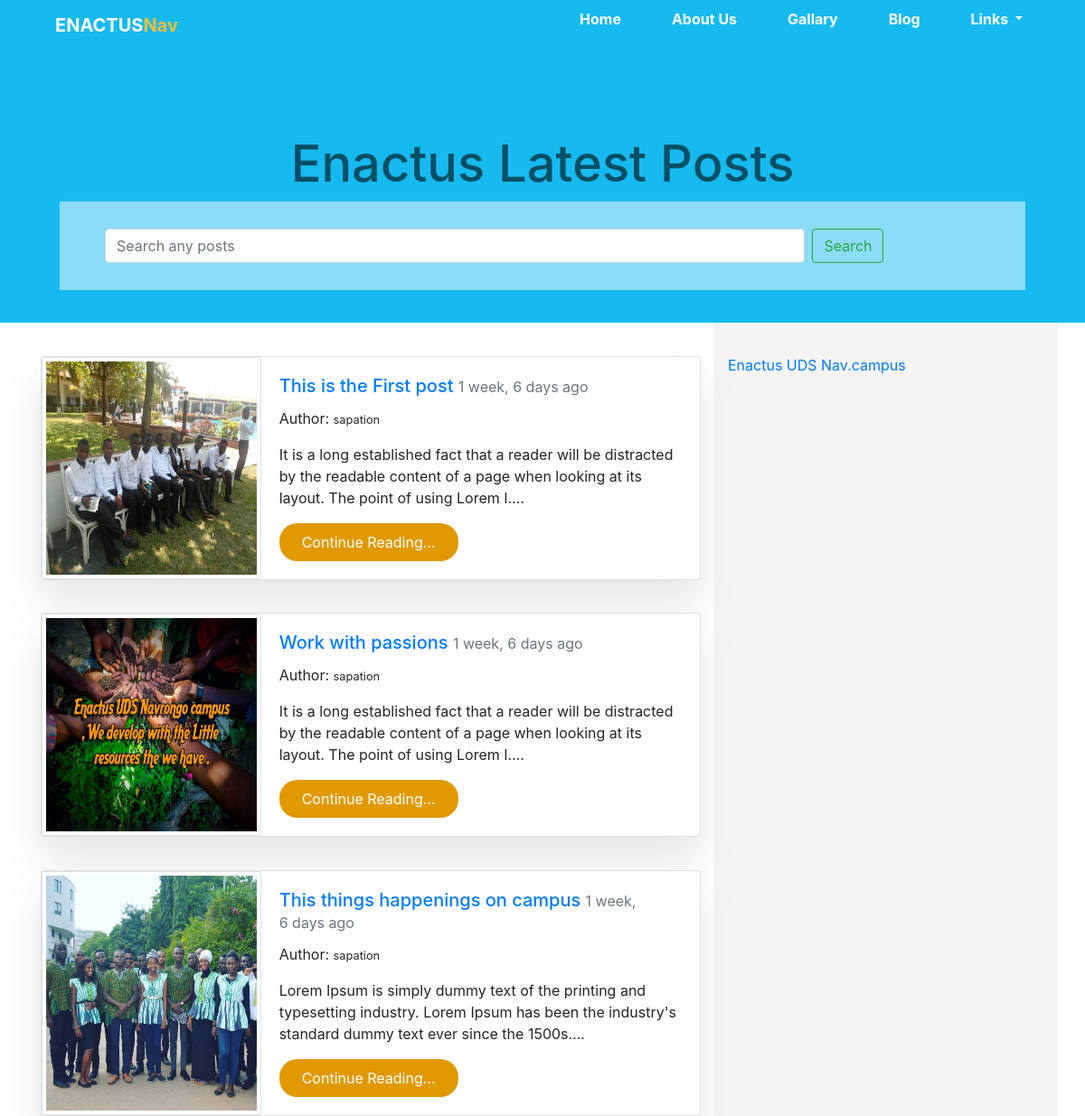
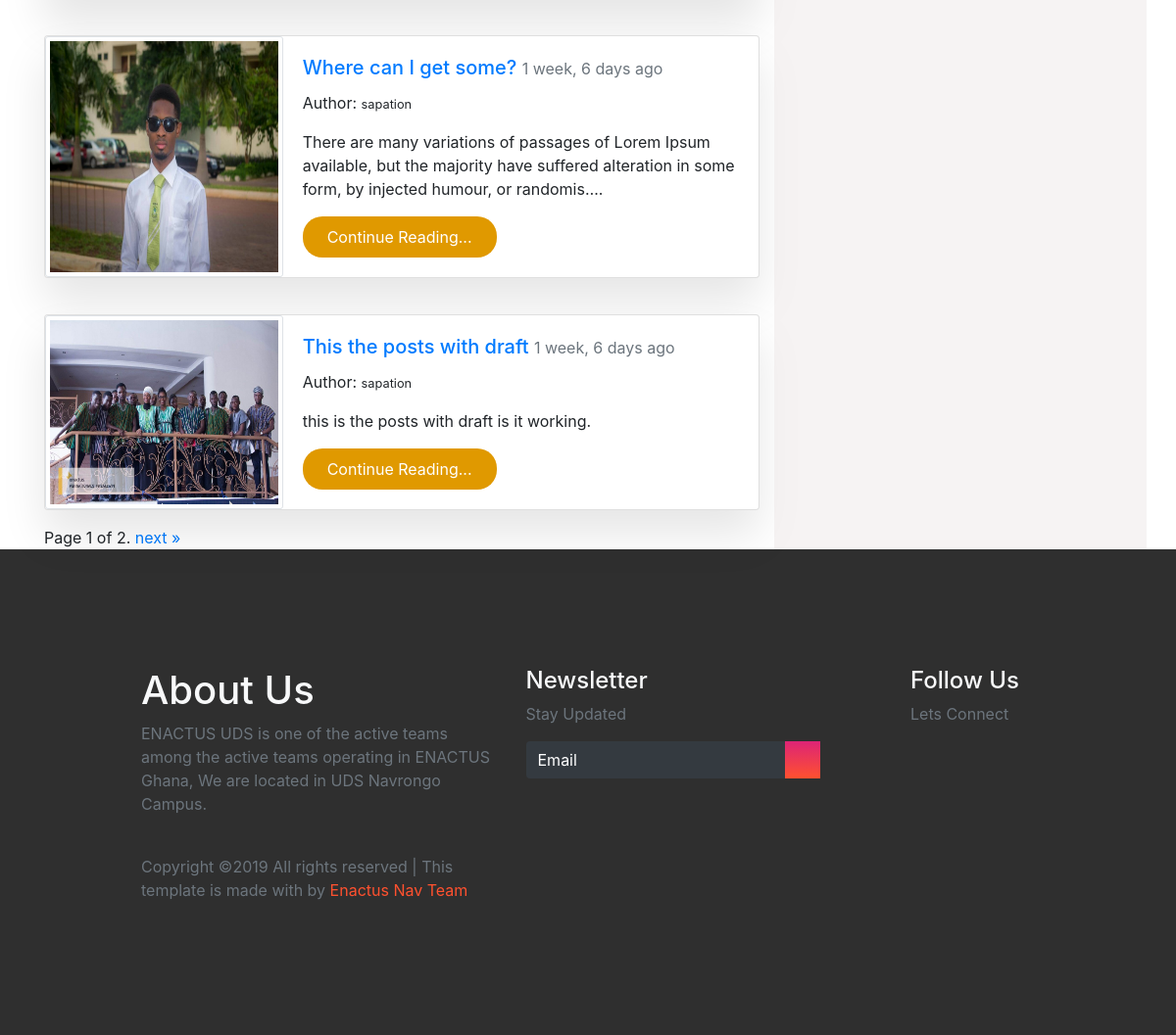
Screenshot of /blog/ with the database file from the repository (2 pictures, top to bottom).
### enactuswebApp/models.py (models this page shows, shortened)
class Post(models.Model):
    user = models.ForeignKey(settings.AUTH_USER_MODEL, default=1, on_delete=models.CASCADE)
    title = models.CharField(max_length= 120)
    slug = models.SlugField(max_length=250, null=True, blank=True)
    image = models.ImageField(upload_to=upload_location ,null=True, blank=True,
              width_field="width_field",
              height_field="height_field")
    height_field = models.IntegerField(default = 0)
    width_field = models.IntegerField(default = 0)
    content = models.TextField()
    updated = models.DateTimeField(auto_now=True, auto_now_add=False)
    timestamp = models.DateTimeField(auto_now=True)
    draft = models.BooleanField(default=False)
    published = models.DateField(auto_now=True, auto_now_add=False)
    def get_absolute_url(self):
        return "posts/%s" %(self.slug)

### enactuswebApp/views.py (the view)
# urls.py: 2. Add a URL to urlpatterns:  path('blog/', include('blog.urls'))
def blog(request):
    queryset = Post.objects.filter(draft=False).all()
    query = request.GET.get("q")
    if query:
        queryset = queryset.filter(Q(title__icontains=query) | Q(content__icontains=query))
    paginator = Paginator(queryset, 5)
    page = request.GET.get('page')
    try:
       posts = paginator.get_page(page)
    except PageNotAnInteger:
        posts = paginator.get_page(1)
    except EmptyPage:
        posts = paginator.get_page(Paginator.num_pages)
    context ={
        'object_list':posts,
        'title':'Enactus Latest Posts'
    }
    return render(request, 'enactus-template/blog.html', context)

### enactuswebApp/templates/enactus-template/blog.html (shortened to what this page needs)
{%extends 'enactus-template/base.html'%}
{%load static%}
{% block content%}
<section class="banner">
    <div class="container text-center about">
       <h2>{{ title }}</h2>
       <div class="form-box">
            <form class="form-inline my-2 my-lg-0">
                    <input class="form-control mr-sm-2" name="q" value="{{request.GET.q}}" type="search" placeholder="Search any posts" aria-label="Search">
                    <button class="btn btn-outline-success my-2 my-sm-0" type="submit">Search</button>
                  </form>
          </div>
    </div>
</section>
<section class="main-blog">
    <div class="container">
    <div class="row">
     <div class="col-sm-8">
    {% if object_list and not object_list.draft %}
     {%for post in object_list %}
        <div class="card mb-3 post-card" >
            <div class="row no-gutters">
                <div class="col-md-4">
                <a href="{{post.get_absolute_url}}">
                {% if post.image %}
                <img src="{{ post.image.url }}" class="card-img img-responsive img-thumbnail" alt="...">
                {%endif%}
                </a>
                </div>
                <div class="col-md-8">
                <div class="card-body">
                    <h5 class="card-title"><a href="{{post.get_absolute_url}}">{{post.title}}</a>{% if post.draft%} <span style="color:red;">Draft</span> {% endif%} <small class="text-muted">{{post.timestamp|timesince}} ago</small></h5>
                    <P>Author: <small>{{post.user}}</small></P>
                    <p class="card-text">{{post.content|truncatechars:152}}.</p>
                    <a href="{{post.get_absolute_url}}" class="btn px-4 py-2" id="continue">Continue Reading...</a>
                </div>
                </div>
            </div>
        </div>
        {%endfor%}
        <div class="pagination">
                <span class="step-links">
                    <span class="current">
                        Page {{ object_list.number }} of {{ object_list.paginator.num_pages }}.
                    </span>
                    {% if object_list.has_next %}
                        <a href="?page={{ object_list.next_page_number }}">next</a>
                        <a href="?page={{ object_list.paginator.num_pages }}">&raquo;</a>
                    {% endif %}
                </span>
            </div>
            {%else%}
            <h4>No post Available</h4>
            {%endif%}
    </div>
    <br>
    <div class="col-sm-4 sidePost">
    <div class="inner-sidepost">
            <div class="fb-page" data-href="https://www.facebook.com/enactusudsnav/" data-tabs="timeline" data-width="" data-height="" data-small-header="false" data-adapt-container-width="true" data-hide-cover="false" data-show-facepile="true"><blockquote cite="https://www.facebook.com/enactusudsnav/" class="fb-xfbml-parse-ignore"><a href="https://www.facebook.com/enactusudsnav/">Enactus UDS Nav.campus</a></blockquote></div>
               </div>
           </div>
    </div>
    </div>
</section>
{%endblock%}

### enactuswebApp/templates/enactus-template/base.html (shortened to what this page needs)
{% load static%}
<!DOCTYPE html>
<html lang="en">
<head>
    <link rel="stylesheet" href="{% static 'css/app.css' %}">
    <link rel="stylesheet" href="{% static 'css/bootstrap.min.css' %}">
    <link rel="stylesheet" href="{% static 'css/font-all.min.css' %}">
    <link rel="stylesheet" href="{% static 'css/baguetteBox.min.css' %}">
</head>
<body>
<header class="header">
        <div class="container">
            <nav class="navbar navbar-expand-lg navbar-light">
                <a class="navbar-brand" href="/">ENACTUS<span>Nav</span></a>
                <div class="collapse navbar-collapse" id="navbarSupportedContent">
                    <ul class="navbar-nav ml-auto text-right">
                        <li class="nav-item">
                            <a class="nav-link" href="/">Home</a>
                        </li>
                        <li class="nav-item active">
                            <a class="nav-link" href="/about">About Us<span class="sr-only">(current)</span></a>
                        </li>
                        <li class="nav-item">
                            <a class="nav-link" href="/gallary">Gallary</a>
                        </li>
                        <li class="nav-item">
                            <a class="nav-link" href="/blog">Blog</a>
                        </li>
                        <li class="nav-item dropdown">
                            <a class="nav-link dropdown-toggle" href="#" id="navbarDropdown" role="button" data-toggle="dropdown"
                                aria-haspopup="true" aria-expanded="false">
                                Links
                            </a>
                        </li>
                    </ul>
                    </div>
            </nav>
        </div>
    </header>
    {% block content%}
    {%endblock%}
    <footer>
        <div class="container-fluid p-0">
            <div class="row text-left">
                <div class="col-md-5 col-sm-5">
                    <h1 class="text-light">About Us</h1>
                    <p class="text-muted">ENACTUS UDS is one of the active teams among the active teams operating in ENACTUS
                        Ghana,
                        We are located in UDS Navrongo Campus.
                    </p>
                    <p class="pt-4 text-muted">
                        Copyright ©2019 All rights reserved | This template is made with by <span>Enactus Nav Team</span>
                    </p>
                </div>
                <div class="col-md-5">
                    <h4 class="text-light">Newsletter</h4>
                    <p class="text-muted">Stay Updated</p>
                    <form class="form-inline">
                        <div class="col pl-0">
                            <div class="input-group pr-5">
                                <input type="text" class="form-control bg-dark text-white" placeholder="Email">
                                <div class="input-group-prepend">
                                    <div class="input-group-text">
                                        <i class="fas fa-arrow-right"></i>
                                    </div>
                                </div>
                            </div>
                        </div>
                    </form>
                </div>
                <div class="col-md-2 col-sm-12">
                    <h4 class="text-light">Follow Us</h4>
                    <p class="text-muted">Lets Connect</p>
                    <div class="column">
                      <a href="https://web.facebook.com/enactusudsnav/"> <i class="fab fa-facebook"></i></a>
                        <i class="fab fa-twitter"></i>
                        <i class="fab fa-instagram"></i>
                        <i class="fab fa-youtube"></i>
                    </div>
                </div>
            </div>
        </div>
    </footer>
</body>
</html>

### static/css/app.css (style rules this page uses)
* { margin: 0; padding: 0; }
body { font-family: 'Lato', arial, sans-serif; color: #444; font-size: 16px; -webkit-font-smoothing: antialiased; }
:root { --bggradient: linear-gradient(to bottom, #dd2476, #ff512f); }
.header { background-color: #17BAEF; }
.header .nav-item { margin-left: 2.5rem; margin-bottom: 0.625rem; }
.header .nav-link { color: #fff !important; font-size: 1.0rem; padding: 0 0 5px 0; display: unset important; font-weight: bold; }
.header .navbar .navbar-brand { color: #fff !important; font-weight: bold; }
.header .navbar .navbar-brand span { color: #EEBF3F !important; }
.banner { background: #17baef; color: #fff; padding-top: 3.5rem; }
.banner h2 { font-size: 3.5rem; color: #074F66; }
.banner .about { padding: 2.25rem; }
div .sidePost { background: rgba(238, 231, 231, 0.5); }
.inner-sidepost { margin-top: 10%; }
.form-box { background: rgba(255, 255, 255, 0.5); padding: 30px 50px; text-align: center; }
.form-box .form-inline input { width: 80%; }
.card .card-body #continue { border-radius: 20px; background: #e09900; color: #fff; }
.card-img { width: 100%; border-radius: calc(.25rem - 1px); height: 100%!important; }
.card { margin-top: 5%; box-shadow:0px 25px 45px rgb(0, 0,0,0.1) !important; }
.btn-outline-success { color: #e09900; border-color: #e09900; }
footer { background: rgb(0, 0,0,0.815); overflow-x:hidden; padding: 10vmin 12vmin; }
footer p >span { color: #ff512f; }
footer input { border: none!important; }
footer input::placeholder { color: white!important; }
footer .input-group .input-group-text { background: var(--bggradient); border: none; }

### rows the page displays
Post: image (picture), title "This is the First post", timestamp "1 week, 6 days", user "sapation", content "It is a long established fact that a reader will be distracted by the readable content of a page when looking at its layout. The point of using Lorem I…"
Post: image (picture), title "Work with passions", timestamp "1 week, 6 days", user "sapation", content "It is a long established fact that a reader will be distracted by the readable content of a page when looking at its layout. The point of using Lorem I…"
Post: image (picture), title "This things happenings on campus", timestamp "1 week, 6 days", user "sapation", content "Lorem Ipsum is simply dummy text of the printing and typesetting industry. Lorem Ipsum has been the industry's standard dummy text ever since the 1500s…"
Post: image (picture), title "Where can I get some?", timestamp "1 week, 6 days", user "sapation", content "There are many variations of passages of Lorem Ipsum available, but the majority have suffered alteration in some form, by injected humour, or randomis…"
Post: image (picture), title "This the posts with draft", timestamp "1 week, 6 days", user "sapation", content "this is the posts with draft is it working"

### other values shown
{{ title }} "Enactus Latest Posts"
{{ object_list.number }} "1"
{{ object_list.paginator.num_pages }} "2"
